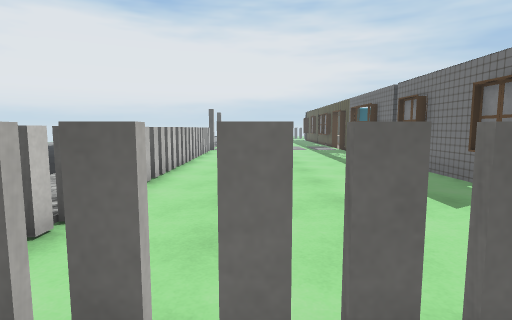
View 1 (above)

24 first-person views from a walk through a scene from a Unity 3-D project. The camera is 1.3 m above the floor, tilts 6° down and sees 80° across. Doors are open. The floor is counted in squares, 1 m on a side. Each view is taken from the middle of a square. On the plan, view 1 faces up. The plan holds only what a view shows up to about 14 squares ahead; the rest is blank. The place goes on beyond the plan. The player character is not drawn. Some surface patterns are stand-ins.

View 2
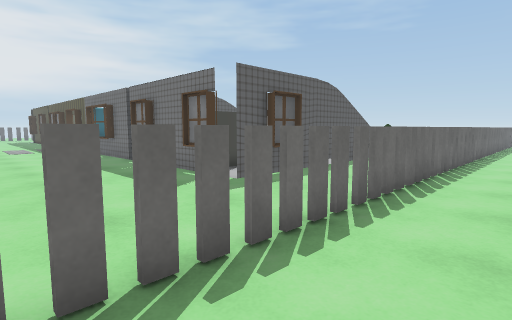

View 3
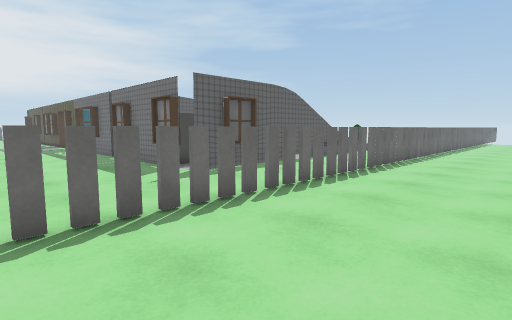

View 4
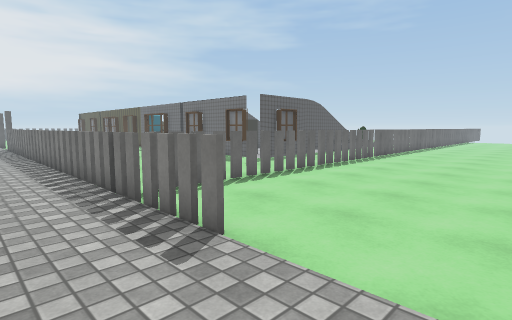

View 5
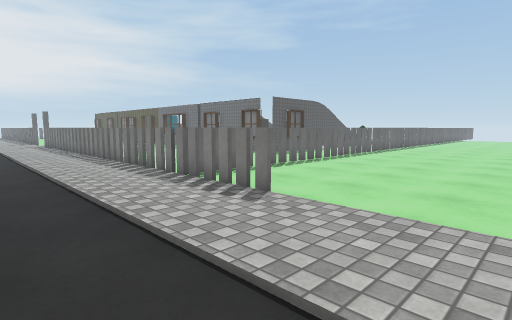

View 6
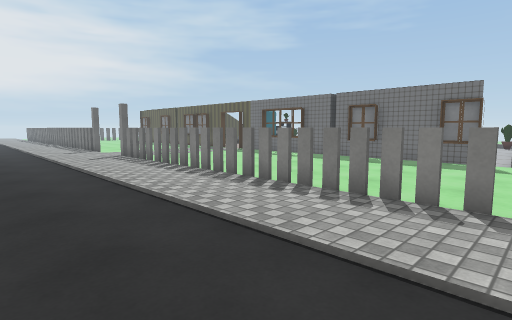

View 7
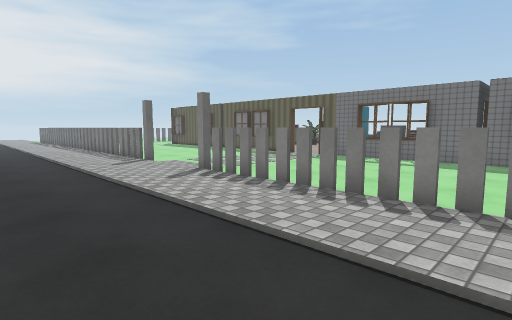

View 8
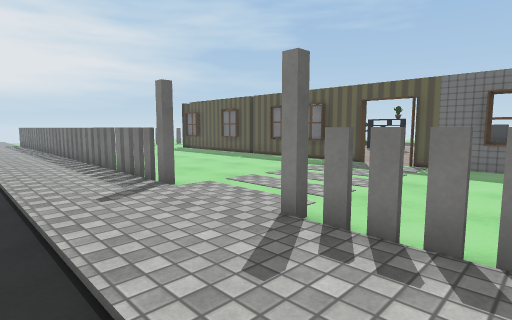

View 9
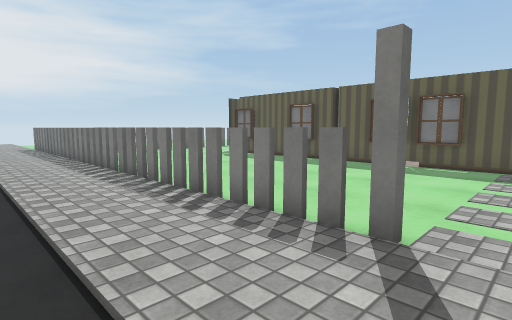

View 10
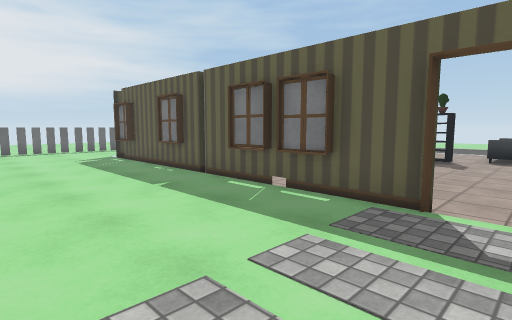

View 11
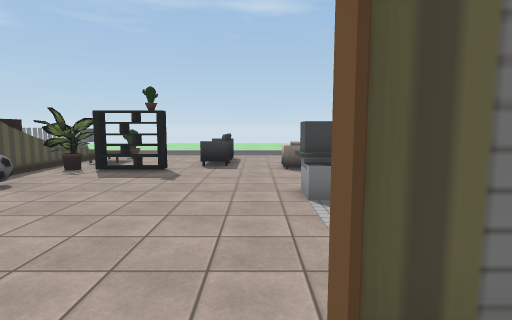

View 12
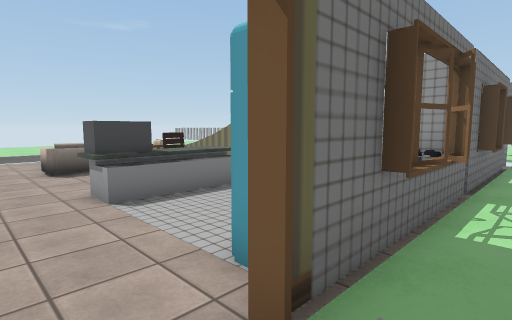

View 13
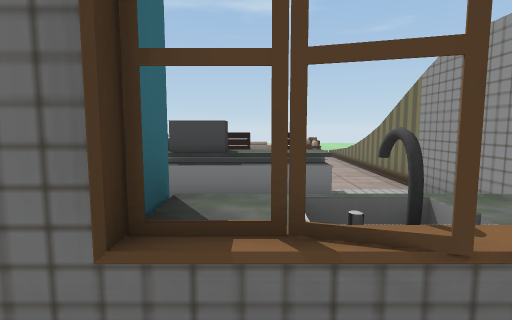

View 14
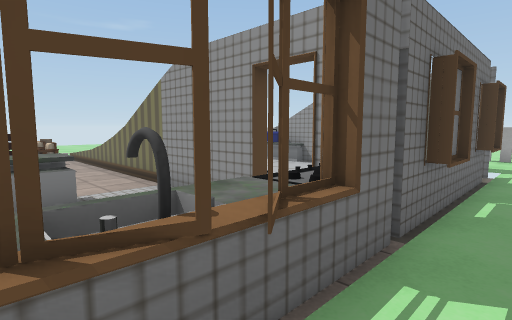

View 15
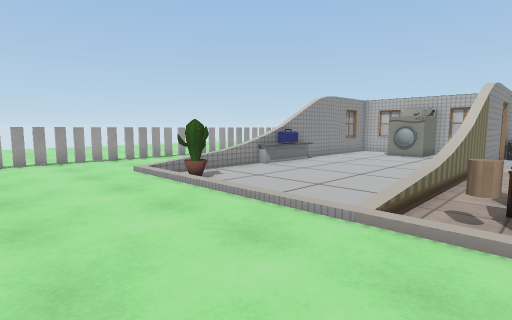

View 16
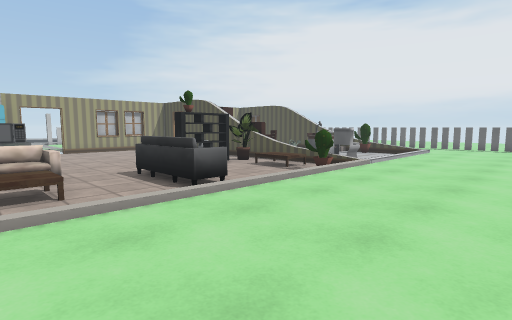

View 17
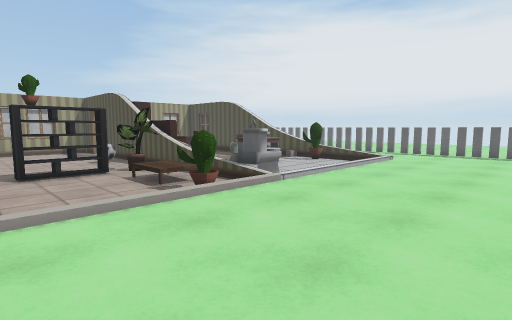

View 18
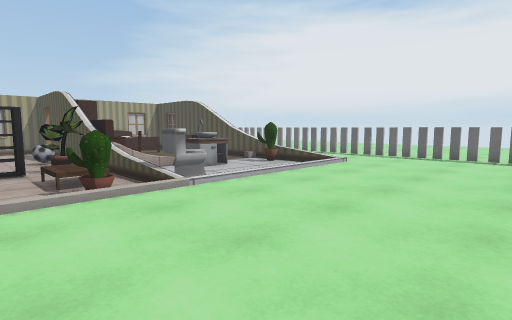

View 19
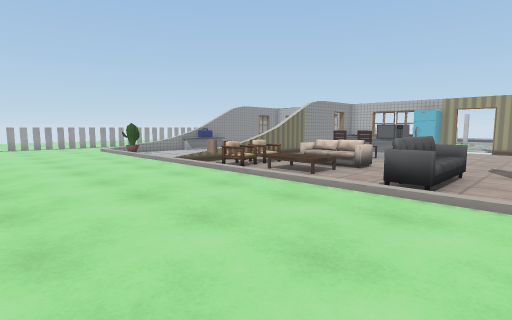

View 20
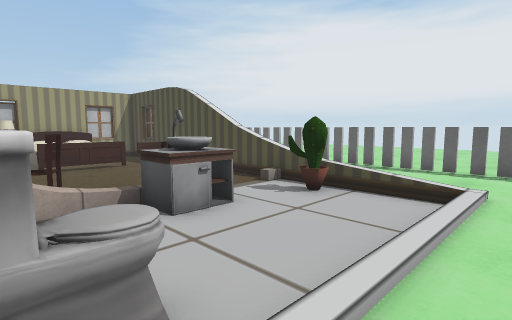

View 21
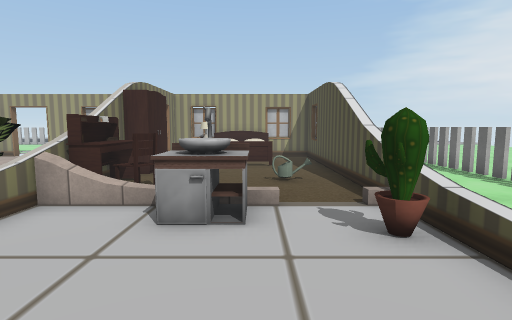

View 22
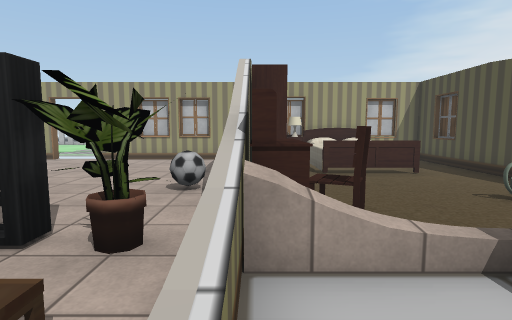

View 23
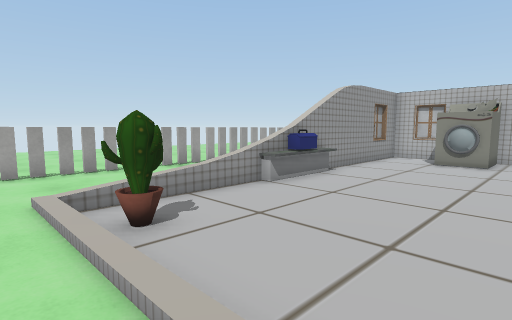

View 24
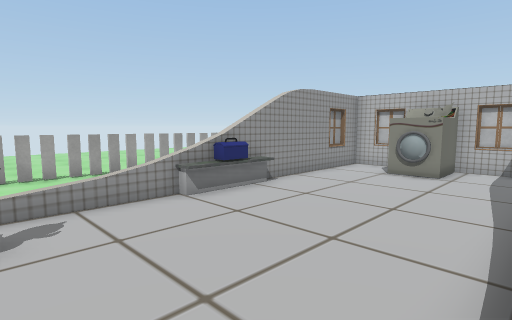

### Floor plan
Key: @ floor where view 1 was taken; # wall or solid block; x gap in a wall; . main floor; - floor 0.25 m lower than the main floor; / step, stairs or slope; D open door; = window, fence, low wall or low ledge; v drop or lower ground; M machine; B bookshelf; S sofa; T table; A ball; C counter; F fridge; I sink; H chair; E stove; Y cylinder; L toilet; O other object.
Columns run from 8 left of view 1 to 26 right of it. Each row starts with its distance up from view 1.
 36     .x                 ...........
 35    ..x    ..           ..  .......
 34    ..x   .... ########===////.....
 33    ..x   ....# ----------O--/.....
 32    ..x   ....#   O---O------/.....
 31    ..x   .....O  O------I---/.....
 30    ..x .......O  O------I---/.....
 29    ..x ......#OOOO----------/......
 28    ..x.......#O   ##-TT----L/......
 27   ...x.......##D###O#TT#==-L/......
 26   ...x.......#   ---A-OO----/......
 25  ....x.......#-----AA-OO-OOO/......
 24  ....x.......#---------B--- /.....
 23  ....x.......#---------B--- /......
 22  ....x.......#---------B--- /.....
 21  ............#----------SSSS/......
 20  ............D----------SSSS/......
 19  ............D--------------/......
 18  ............#F---CO---vS---/......
 17  ....x......./IF--COC--O-O- /......
 16 .....x.......=  --CC   S-O- /.....
 15 .....x.......#    CC   SS-H /.....
 14 .....x.......#     C--  HHH-/.....
 13 .....x.......#E -----------Y/.....
 12 .....x.......##D#######===///.....
 11  ....x.......#--------------/.....
 10 .....x.......#--------------/.....
  9 .....x.......#MMM-----------/.....
  8 .....x.......#MMM-----------/.....
  7 .....x.......#-------------O/....
  6 .....x.......#------CCCC----/....
  5  ....x.......########OC#=////...
  4 . ...x..............       .....
  3   ...x.............       ......
  2   ...x............     .........
  1   ...##xxxxxxxxxxxxxxxxxxxxxxxxx
  0  .......@.......................
 -1  ....x..........................
 -2  ........................... ..
 -3  ..................... .....
 -4  ...................    ....
 -5   ...............        ...
 -6  . .....

Positions as (right, up) in squares from view 1, and headings:
1: (0, 0), facing up
2: (0, -1), facing up-right
3: (0, -3), facing up-right
4: (-5, -5), facing up-right
5: (-7, -6), facing up-right
6: (-8, 4), facing up-right
7: (-8, 10), facing up-right
8: (-6, 15), facing up-right
9: (-6, 20), facing up-right
10: (0, 19), facing up-right
11: (4, 19), facing right
12: (4, 20), facing down-right
13: (4, 16), facing right
14: (4, 16), facing down-right
15: (24, 14), facing down-left
16: (25, 16), facing up-left
17: (25, 21), facing up-left
18: (26, 23), facing up-left
19: (26, 23), facing down-left
20: (21, 27), facing up-left
21: (21, 31), facing left
22: (18, 27), facing left
23: (21, 11), facing down-left
24: (19, 12), facing down-left
